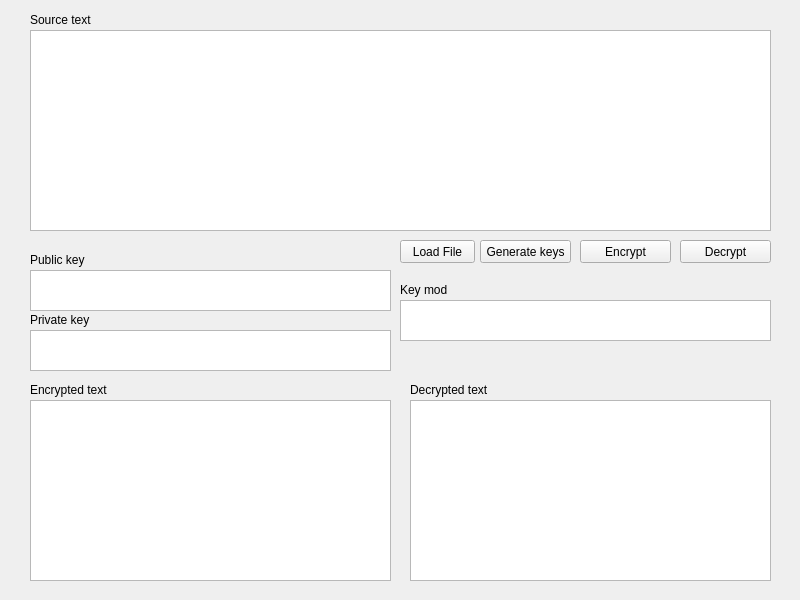
<?xml version="1.0" encoding="UTF-8"?>
<ui version="4.0">
 <class>MainWindow</class>
 <widget class="QMainWindow" name="MainWindow">
  <property name="geometry">
   <rect>
    <x>0</x>
    <y>0</y>
    <width>800</width>
    <height>600</height>
   </rect>
  </property>
  <property name="windowTitle">
   <string>MainWindow</string>
  </property>
  <widget class="QWidget" name="centralWidget">
   <widget class="QPlainTextEdit" name="decryptedTextEdit">
    <property name="enabled">
     <bool>true</bool>
    </property>
    <property name="geometry">
     <rect>
      <x>410</x>
      <y>400</y>
      <width>361</width>
      <height>181</height>
     </rect>
    </property>
    <property name="acceptDrops">
     <bool>false</bool>
    </property>
    <property name="readOnly">
     <bool>true</bool>
    </property>
    <property name="plainText">
     <string/>
    </property>
    <property name="backgroundVisible">
     <bool>false</bool>
    </property>
    <property name="centerOnScroll">
     <bool>false</bool>
    </property>
   </widget>
   <widget class="QPlainTextEdit" name="encryptedTextEdit">
    <property name="geometry">
     <rect>
      <x>30</x>
      <y>400</y>
      <width>361</width>
      <height>181</height>
     </rect>
    </property>
    <property name="acceptDrops">
     <bool>false</bool>
    </property>
    <property name="readOnly">
     <bool>true</bool>
    </property>
   </widget>
   <widget class="QPushButton" name="encryptButton">
    <property name="geometry">
     <rect>
      <x>580</x>
      <y>240</y>
      <width>91</width>
      <height>23</height>
     </rect>
    </property>
    <property name="text">
     <string>Encrypt</string>
    </property>
   </widget>
   <widget class="QPlainTextEdit" name="publicKeyTextEdit">
    <property name="geometry">
     <rect>
      <x>30</x>
      <y>270</y>
      <width>361</width>
      <height>41</height>
     </rect>
    </property>
    <property name="readOnly">
     <bool>true</bool>
    </property>
   </widget>
   <widget class="QLabel" name="label">
    <property name="geometry">
     <rect>
      <x>30</x>
      <y>380</y>
      <width>81</width>
      <height>20</height>
     </rect>
    </property>
    <property name="text">
     <string>Encrypted text</string>
    </property>
   </widget>
   <widget class="QLabel" name="label_2">
    <property name="geometry">
     <rect>
      <x>30</x>
      <y>250</y>
      <width>81</width>
      <height>20</height>
     </rect>
    </property>
    <property name="text">
     <string>Public key</string>
    </property>
   </widget>
   <widget class="QLabel" name="label_3">
    <property name="geometry">
     <rect>
      <x>410</x>
      <y>380</y>
      <width>81</width>
      <height>20</height>
     </rect>
    </property>
    <property name="text">
     <string>Decrypted text</string>
    </property>
   </widget>
   <widget class="QPushButton" name="decryptButton">
    <property name="geometry">
     <rect>
      <x>680</x>
      <y>240</y>
      <width>91</width>
      <height>23</height>
     </rect>
    </property>
    <property name="text">
     <string>Decrypt</string>
    </property>
   </widget>
   <widget class="QPushButton" name="generateKeyButton">
    <property name="geometry">
     <rect>
      <x>480</x>
      <y>240</y>
      <width>91</width>
      <height>23</height>
     </rect>
    </property>
    <property name="text">
     <string>Generate keys</string>
    </property>
   </widget>
   <widget class="QPlainTextEdit" name="sourceTextEdit">
    <property name="geometry">
     <rect>
      <x>30</x>
      <y>30</y>
      <width>741</width>
      <height>201</height>
     </rect>
    </property>
   </widget>
   <widget class="QLabel" name="label_4">
    <property name="geometry">
     <rect>
      <x>30</x>
      <y>10</y>
      <width>81</width>
      <height>20</height>
     </rect>
    </property>
    <property name="text">
     <string>Source text</string>
    </property>
   </widget>
   <widget class="QPlainTextEdit" name="privateKeyTextEdit">
    <property name="geometry">
     <rect>
      <x>30</x>
      <y>330</y>
      <width>361</width>
      <height>41</height>
     </rect>
    </property>
    <property name="readOnly">
     <bool>true</bool>
    </property>
   </widget>
   <widget class="QLabel" name="label_5">
    <property name="geometry">
     <rect>
      <x>30</x>
      <y>310</y>
      <width>81</width>
      <height>20</height>
     </rect>
    </property>
    <property name="text">
     <string>Private key</string>
    </property>
   </widget>
   <widget class="QPushButton" name="loadFileButton">
    <property name="geometry">
     <rect>
      <x>400</x>
      <y>240</y>
      <width>75</width>
      <height>23</height>
     </rect>
    </property>
    <property name="text">
     <string>Load File</string>
    </property>
   </widget>
   <widget class="QPlainTextEdit" name="keyModTextEdit">
    <property name="geometry">
     <rect>
      <x>400</x>
      <y>300</y>
      <width>371</width>
      <height>41</height>
     </rect>
    </property>
    <property name="readOnly">
     <bool>true</bool>
    </property>
   </widget>
   <widget class="QLabel" name="label_6">
    <property name="geometry">
     <rect>
      <x>400</x>
      <y>280</y>
      <width>81</width>
      <height>20</height>
     </rect>
    </property>
    <property name="text">
     <string>Key mod</string>
    </property>
   </widget>
  </widget>
 </widget>
 <layoutdefault spacing="6" margin="11"/>
 <resources/>
 <connections/>
</ui>
